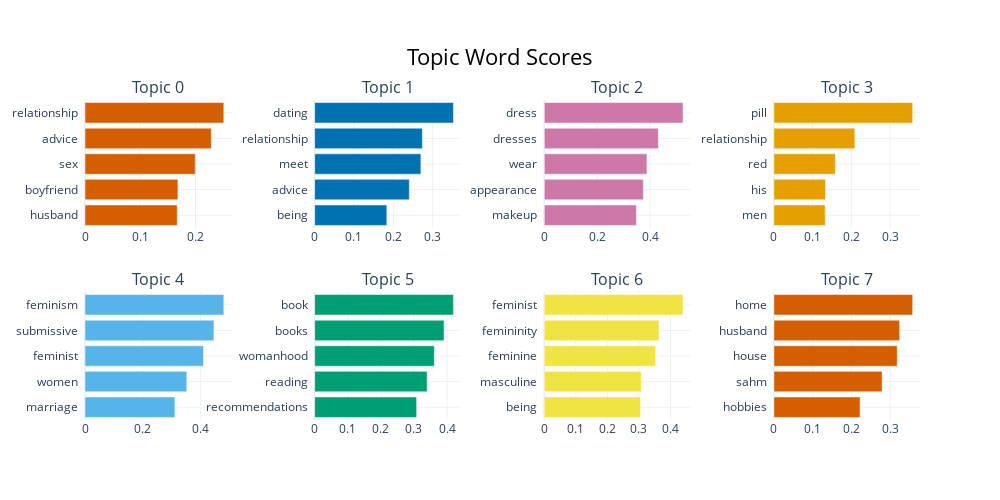

Notebook code for this chart:
### Code cell
topic_model.visualize_barchart()

### Figure 1 — Plotly figure (JSON) as saved in the notebook; plotly's stock layout.template omitted (floating-point values rounded to 4 significant figures)
{"data": [{"marker": {"color": "#D55E00"}, "orientation": "h", "type": "bar", "x": [0.1669, 0.1682, 0.1996, 0.2286, 0.2513], "xaxis": "x", "y": ["husband  ", "boyfriend  ", "sex  ", "advice  ", "relationship  "], "yaxis": "y"}, {"marker": {"color": "#0072B2"}, "orientation": "h", "type": "bar", "x": [0.1835, 0.2407, 0.27, 0.2738, 0.3528], "xaxis": "x2", "y": ["being  ", "advice  ", "meet  ", "relationship  ", "dating  "], "yaxis": "y2"}, {"marker": {"color": "#CC79A7"}, "orientation": "h", "type": "bar", "x": [0.3483, 0.3745, 0.3881, 0.4313, 0.5246], "xaxis": "x3", "y": ["makeup  ", "appearance  ", "wear  ", "dresses  ", "dress  "], "yaxis": "y3"}, {"marker": {"color": "#E69F00"}, "orientation": "h", "type": "bar", "x": [0.1323, 0.1331, 0.1586, 0.209, 0.3583], "xaxis": "x4", "y": ["men  ", "his  ", "red  ", "relationship  ", "pill  "], "yaxis": "y4"}, {"marker": {"color": "#56B4E9"}, "orientation": "h", "type": "bar", "x": [0.3117, 0.3529, 0.4108, 0.4469, 0.4813], "xaxis": "x5", "y": ["marriage  ", "women  ", "feminist  ", "submissive  ", "feminism  "], "yaxis": "y5"}, {"marker": {"color": "#009E73"}, "orientation": "h", "type": "bar", "x": [0.308, 0.3398, 0.3614, 0.3908, 0.4192], "xaxis": "x6", "y": ["recommendations  ", "reading  ", "womanhood  ", "books  ", "book  "], "yaxis": "y6"}, {"marker": {"color": "#F0E442"}, "orientation": "h", "type": "bar", "x": [0.3052, 0.3073, 0.3528, 0.3634, 0.4396], "xaxis": "x7", "y": ["being  ", "masculine  ", "feminine  ", "femininity  ", "feminist  "], "yaxis": "y7"}, {"marker": {"color": "#D55E00"}, "orientation": "h", "type": "bar", "x": [0.2224, 0.2792, 0.3183, 0.3245, 0.3582], "xaxis": "x8", "y": ["hobbies  ", "sahm  ", "house  ", "husband  ", "home  "], "yaxis": "y8"}], "layout": {"annotations": [{"font": {"size": 16}, "showarrow": false, "text": "Topic 0", "x": 0.0875, "xanchor": "center", "xref": "paper", "y": 1, "yanchor": "bottom", "yref": "paper"}, {"font": {"size": 16}, "showarrow": false, "text": "Topic 1", "x": 0.3625, "xanchor": "center", "xref": "paper", "y": 1, "yanchor": "bottom", "yref": "paper"}, {"font": {"size": 16}, "showarrow": false, "text": "Topic 2", "x": 0.6375, "xanchor": "center", "xref": "paper", "y": 1, "yanchor": "bottom", "yref": "paper"}, {"font": {"size": 16}, "showarrow": false, "text": "Topic 3", "x": 0.9125, "xanchor": "center", "xref": "paper", "y": 1, "yanchor": "bottom", "yref": "paper"}, {"font": {"size": 16}, "showarrow": false, "text": "Topic 4", "x": 0.0875, "xanchor": "center", "xref": "paper", "y": 0.4, "yanchor": "bottom", "yref": "paper"}, {"font": {"size": 16}, "showarrow": false, "text": "Topic 5", "x": 0.3625, "xanchor": "center", "xref": "paper", "y": 0.4, "yanchor": "bottom", "yref": "paper"}, {"font": {"size": 16}, "showarrow": false, "text": "Topic 6", "x": 0.6375, "xanchor": "center", "xref": "paper", "y": 0.4, "yanchor": "bottom", "yref": "paper"}, {"font": {"size": 16}, "showarrow": false, "text": "Topic 7", "x": 0.9125, "xanchor": "center", "xref": "paper", "y": 0.4, "yanchor": "bottom", "yref": "paper"}], "height": 500, "hoverlabel": {"bgcolor": "white", "font": {"family": "Rockwell", "size": 16}}, "showlegend": false, "title": {"font": {"color": "Black", "size": 22}, "text": "Topic Word Scores", "x": 0.5, "xanchor": "center", "yanchor": "top"}, "width": 1000, "xaxis": {"anchor": "y", "domain": [0, 0.175], "showgrid": true}, "xaxis2": {"anchor": "y2", "domain": [0.275, 0.45], "showgrid": true}, "xaxis3": {"anchor": "y3", "domain": [0.55, 0.725], "showgrid": true}, "xaxis4": {"anchor": "y4", "domain": [0.825, 1], "showgrid": true}, "xaxis5": {"anchor": "y5", "domain": [0, 0.175], "showgrid": true}, "xaxis6": {"anchor": "y6", "domain": [0.275, 0.45], "showgrid": true}, "xaxis7": {"anchor": "y7", "domain": [0.55, 0.725], "showgrid": true}, "xaxis8": {"anchor": "y8", "domain": [0.825, 1], "showgrid": true}, "yaxis": {"anchor": "x", "domain": [0.6, 1], "showgrid": true}, "yaxis2": {"anchor": "x2", "domain": [0.6, 1], "showgrid": true}, "yaxis3": {"anchor": "x3", "domain": [0.6, 1], "showgrid": true}, "yaxis4": {"anchor": "x4", "domain": [0.6, 1], "showgrid": true}, "yaxis5": {"anchor": "x5", "domain": [0, 0.4], "showgrid": true}, "yaxis6": {"anchor": "x6", "domain": [0, 0.4], "showgrid": true}, "yaxis7": {"anchor": "x7", "domain": [0, 0.4], "showgrid": true}, "yaxis8": {"anchor": "x8", "domain": [0, 0.4], "showgrid": true}}}
